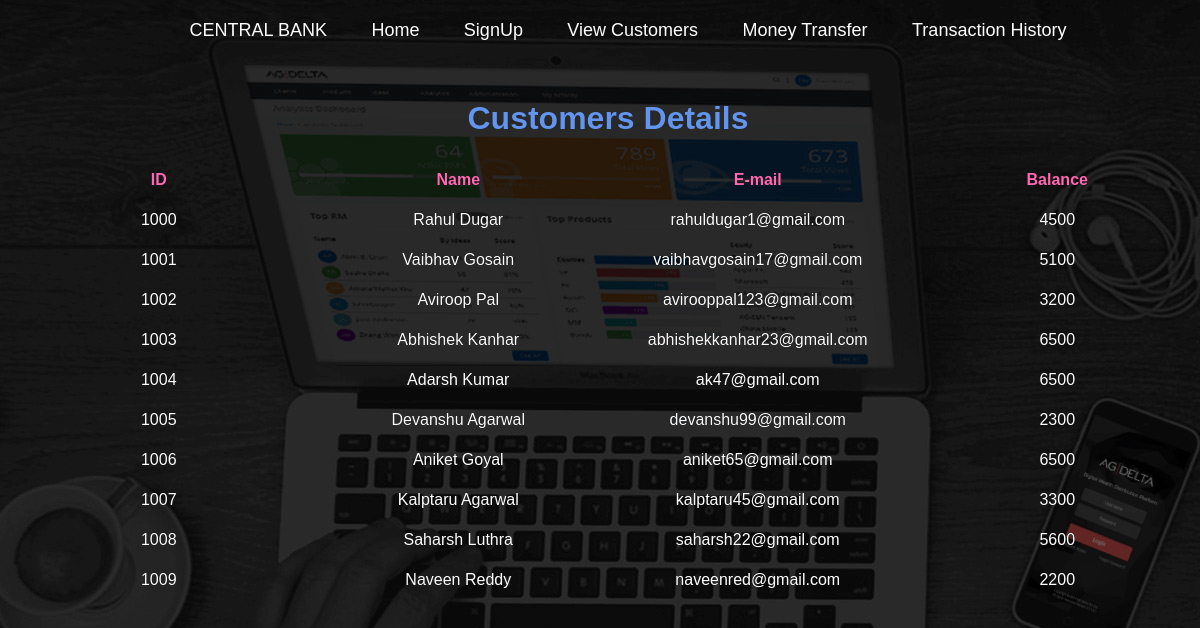
The app's page /view_users.php with its own data.
### tables this page shows
CREATE TABLE `user` (
  `Customer_ID` int(10) NOT NULL,
  `Name` varchar(50) NOT NULL,
  `Email_ID` varchar(50) NOT NULL,
  `Balance` int(10) NOT NULL
);

### view_users.php (the view, shortened to what this page needs)
<?php
    include('config.php');
    $query = "SELECT * FROM user";
    $result = mysqli_query($conn,$query);
?>
<!DOCTYPE html>
<html lang="en">
<head>
    <link rel="stylesheet" href="css/style.css">
</head>
<body>
    <div class="Navigation">
        <nav>
            <a href="index.php">CENTRAL BANK</a>
            <a href="home.php">Home</a>
            <a href="login.php">SignUp</a>
            <a href="view_users.php">View Customers</a>
            <a href="payment_transfer.php">Money Transfer</a>
            <a href="transaction_history.php">Transaction History</a>
        </nav>
    </div>
    <br>
    <h1 class="User">
        Customers Details
    </h1>
    <div>
            <table>
                <thead>
                    <tr>
                        <th> ID </th>
                        <th> Name </th>
                        <th> E-mail </th>
                        <th> Balance </th>
                    </tr>
                </thead>
        <?php
                while($row = mysqli_fetch_array($result)){
        ?>
                <tbody>
                    <tr>
                        <td> <?php echo $row[0]; ?></td>
                        <td> <?php echo $row[1]; ?></td>
                        <td> <?php echo $row[2]; ?></td>
                        <td> <?php echo $row[3]; ?></td>
                    </tr>
                </tbody>
    <?php } ?>
            </table>
    </div>
</body>
</html>

### css/style.css (style rules this page uses)
* { box-sizing: content-box; font-family: "Raleway", sans-serif; background-image: url("../src/img1.jpg"); background-repeat: no-repeat; background-size: auto; -webkit-background-clip: text; width: 100%; }
.Navigation { text-align: center; margin: 20px; }
nav a { text-decoration: none; color: white; padding: 20px; font-size: large; border: none; }
.User { font-family: "Raleway", sans-serif; color: cornflowerblue; text-align: center; }
table { table-layout: fixed; }
td,th { color: white; text-align: center; padding: 10px; margin: 10px; border-collapse: collapse; }
th { color:hotpink; }

### records on screen
user: Customer_ID "1000", Name "Rahul Dugar", Email_ID "rahuldugar1@gmail.com", Balance "4500"
user: Customer_ID "1001", Name "Vaibhav Gosain", Email_ID "vaibhavgosain17@gmail.com", Balance "5100"
user: Customer_ID "1002", Name "Aviroop Pal", Email_ID "avirooppal123@gmail.com", Balance "3200"
user: Customer_ID "1003", Name "Abhishek Kanhar", Email_ID "abhishekkanhar23@gmail.com", Balance "6500"
user: Customer_ID "1004", Name "Adarsh Kumar", Email_ID "ak47@gmail.com", Balance "6500"
user: Customer_ID "1005", Name "Devanshu Agarwal", Email_ID "devanshu99@gmail.com", Balance "2300"
user: Customer_ID "1006", Name "Aniket Goyal", Email_ID "aniket65@gmail.com", Balance "6500"
user: Customer_ID "1007", Name "Kalptaru Agarwal", Email_ID "kalptaru45@gmail.com", Balance "3300"
user: Customer_ID "1008", Name "Saharsh Luthra", Email_ID "saharsh22@gmail.com", Balance "5600"
user: Customer_ID "1009", Name "Naveen Reddy", Email_ID "naveenred@gmail.com", Balance "2200"
